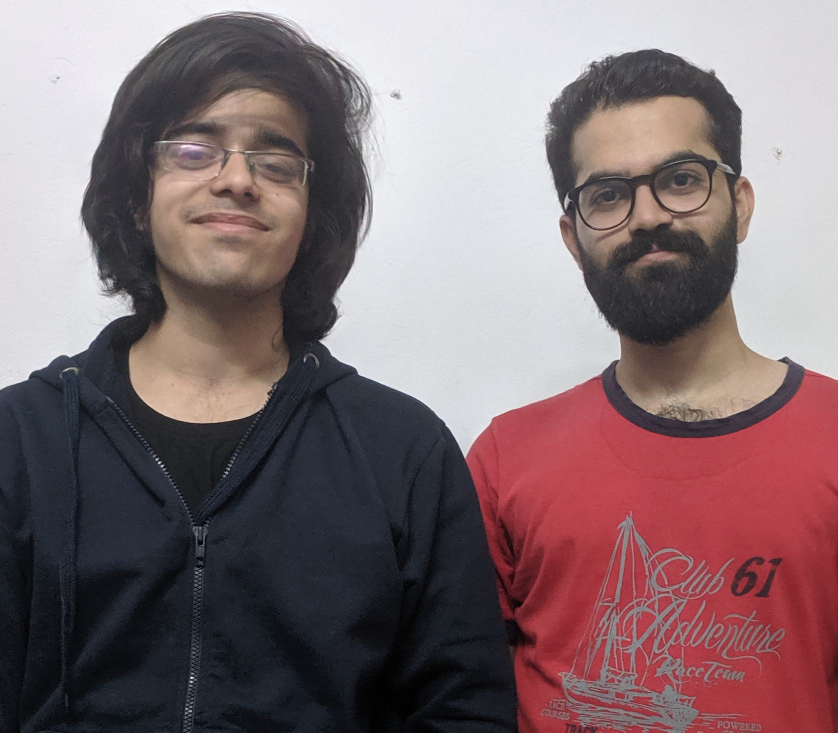
#> input picture team-photo.jpg, 1676 x 1465 px (shown at 1/2 size)
$ python render_png_2.py team-photo.jpg   (Python 2 division)
#> lines starting #> are read from the running program, lines starting #| are printed output that depends on the picture
#> in handle_image_conversion, image is the input picture: PIL image 1676x1465 RGB; mean R, G, B 130.3, 110.8, 114.5
import PIL
from PIL import *
ASCII_CHARS = [ '#', '?', '%', '.', 'S', '+', '.', '*', ':', ',', '@']

def scale_image(image, new_width=100):
    """Resizes an image preserving the aspect ratio.
    """
#> called with new_width = 100
    (original_width, original_height) = image.size
#> original_width = 1676; original_height = 1465
    aspect_ratio = original_height/float(original_width)
#> aspect_ratio = 0.874
    new_height = int(aspect_ratio * new_width)
#> new_height = 87

    new_image = image.resize((new_width, new_height))
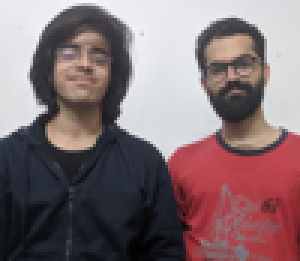
#> new_image: PIL image 100x87 RGB (shown 3 times larger); mean R, G, B 130.3, 110.8, 114.5
    return new_image

def convert_to_grayscale(image):
    return image.convert('L')
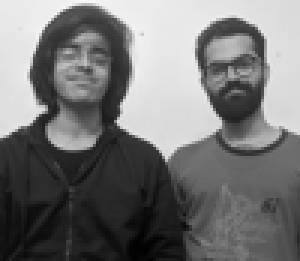
#> returned value: PIL image 100x87 L (shown 3 times larger); min 2, max 247, mean 117

def map_pixels_to_ascii_chars(image, range_width=25):
    """Maps each pixel to an ascii char based on the range
    in which it lies.

    0-255 is divided into 11 ranges of 25 pixels each.
    """
#> called with range_width = 25

    pixels_in_image = list(image.getdata())
#> pixels_in_image = 8700 values, max 247 at index 27, min 2 at index 8045, mean 117
    pixels_to_chars = [ASCII_CHARS[pixel_value/range_width] for pixel_value in
            pixels_in_image]
#> pixels_to_chars = 8700 items, first 6: ',', ',', ',', ',', ',', ','

    return "".join(pixels_to_chars)

def convert_image_to_ascii(image, new_width=100):
    image = scale_image(image)
    image = convert_to_grayscale(image)

    pixels_to_chars = map_pixels_to_ascii_chars(image)
    len_pixels_to_chars = len(pixels_to_chars)
#> len_pixels_to_chars = 8700

    image_ascii = [pixels_to_chars[index: index + new_width] for index in
            xrange(0, len_pixels_to_chars, new_width)]
#> image_ascii = 87 items

    return "\n".join(image_ascii)

def handle_image_conversion(image_filepath):
    image = PIL.Image.open(image_filepath)

    image_ascii = convert_image_to_ascii(image)
    print (image_ascii)
#> (printed output is left out)

if __name__=='__main__':
    import sys

    image_file_path = sys.argv[1]
    handle_image_conversion(image_file_path)
